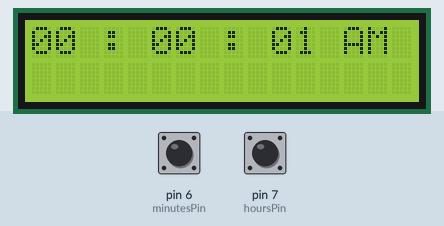
This sketch was run on a simulated Arduino Uno, built with avr-gcc and run on an emulated ATmega328P. Shown: 16×2 character LCD. The test bench sets the inputs (shaded band); at power-on: pin 7 (hoursPin) HIGH, pin 6 (minutesPin) HIGH. What the sketch prints to the serial monitor is not drawn.

Above: at 1.2 s.
1.3 s: pin 7 (hoursPin) pulled LOW for 3.2 s
At 5.0 s:
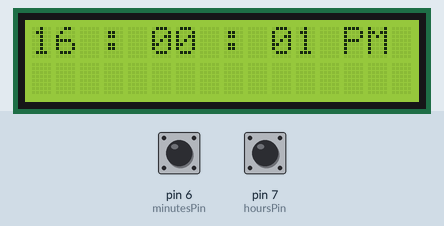
6.0 s: pin 6 (minutesPin) pulled LOW for 0.15 s
At 7.1 s:
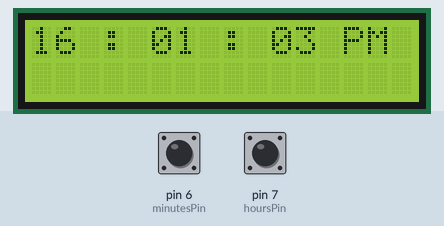
7.8 s: pin 6 (minutesPin) pulled LOW for 1 s
At 10.0 s:
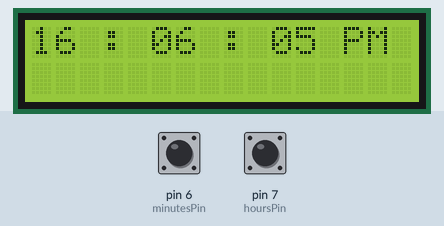
10.3 s: pin 7 (hoursPin) pulled LOW for 0.15 s
At 11.1 s:
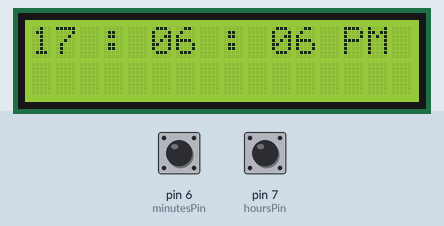
Timing chart, 0 to 13.3 s (numbered marks = the images above; inputs shaded):
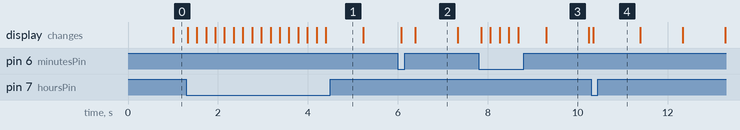

The sketch:

Sketch.ino
```cpp
#include <LiquidCrystal.h>

int hoursPin = 7;
int hoursSwStateOld = 1;
int hoursSwStateNew;

int minutesPin = 6;
int minutesSwStateOld = 1;
int minutesSwStateNew;

int hours;
int minutes;
int seconds;
int tick;

int rs = 8;
int e = 9;
int d4 = 10;
int d5 = 11;
int d6 = 12;
int d7 = 13;

String meridian = "AM";
String extra_zero_hr = "0";
String extra_zero_min = "0";
String extra_zero_sec = "0";

LiquidCrystal Display(rs, e, d4, d5, d6, d7);

void setup() {
  pinMode(hoursPin, INPUT);
  digitalWrite(hoursPin, HIGH);
  pinMode(minutesPin, INPUT);
  digitalWrite(minutesPin, HIGH);
  Serial.begin(9600);
  Display.begin(16, 2);
}

void loop() {

  Display.clear();

  hoursSwStateNew = digitalRead(hoursPin);
  minutesSwStateNew = digitalRead(minutesPin);

  if (hoursSwStateNew == 0 && hoursSwStateOld == 1) {
    if (hours < 11) {
      meridian = "AM";
    } else {
      meridian = "PM";
    }
    if (hours == 23) {
      hours = 0;
      meridian = "AM";
    } else {
      hours += 1;
    }
    if (hours < 10) {
      extra_zero_hr = "0";
    } else {
      extra_zero_hr = "";
    }
    Serial.print("Time is: ");
    Serial.print(hours);
    Serial.print(" : ");
    Serial.print(minutes);
    Serial.print(" : ");
    Serial.println(seconds);
    Display.setCursor(0, 0);
    Display.print(extra_zero_hr);
    Display.print(hours);
    Display.print(" : ");
    Display.print(extra_zero_min);
    Display.print(minutes);
    Display.print(" : ");
    Display.print(extra_zero_sec);
    Display.print(seconds);
    Display.print(" ");
    Display.print(meridian);
    delay(200);
  }
  else if (minutesSwStateNew == 0 && minutesSwStateOld == 1) {
    if (minutes >= 60) {
      minutes = 0;
      hours += 1;
    } else {
      minutes += 1;
    }
    if (minutes < 10) {
      extra_zero_min = "0";
    } else {
      extra_zero_min = "";
    }
    Serial.print("Time is: ");
    Serial.print(hours);
    Serial.print(" : ");
    Serial.print(minutes);
    Serial.print(" : ");
    Serial.println(seconds);
    Display.setCursor(0, 0);
    Display.print(extra_zero_hr);
    Display.print(hours);
    Display.print(" : ");
    Display.print(extra_zero_min);
    Display.print(minutes);
    Display.print(" : ");
    Display.print(extra_zero_sec);
    Display.print(seconds);
    Display.print(" ");
    Display.print(meridian);
    delay(200);
  } else {
    if (tick == 9) {
      seconds += 1;
      if (seconds == 59) {
        seconds = 0;
        minutes += 1;
      }
      tick = 0;
    }
    tick += 1;
    if (seconds < 10) {
      extra_zero_sec = "0";
    } else {
      extra_zero_sec = "";
    }
    if (minutes == 60) {
      minutes = 0;
      hours += 1;
    }
    if (hours == 23) {
      hours = 0;
      meridian = "AM";
    }
    if (minutes < 10) {
      extra_zero_min = "0";
    } else {
      extra_zero_min = "";
    }
    if (hours < 10) {
      extra_zero_hr = "0";
    } else {
      extra_zero_hr = "";
    }
    if (hours < 11) {
      meridian = "AM";
    } else {
      meridian = "PM";
    }
    Serial.print("Time is: ");
    Serial.print(hours);
    Serial.print(" : ");
    Serial.print(minutes);
    Serial.print(" : ");
    Serial.println(seconds);
    Display.setCursor(0, 0);
    Display.print(extra_zero_hr);
    Display.print(hours);
    Display.print(" : ");
    Display.print(extra_zero_min);
    Display.print(minutes);
    Display.print(" : ");
    Display.print(extra_zero_sec);
    Display.print(seconds);
    Display.print(" ");
    Display.print(meridian);
    delay(100);
  }

}
```

Measured:
- what the display in image 2 shows lasts 0.9 s, from 6.4 s to 7.3 s
